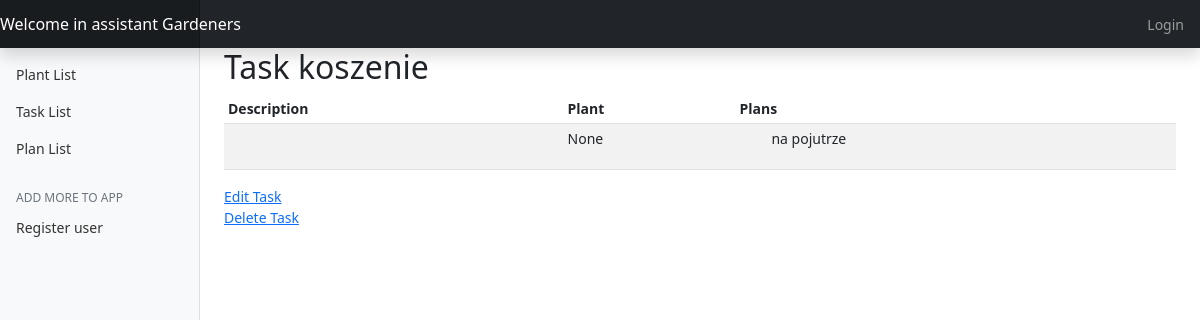
The app's page /task_view/1/, older data.
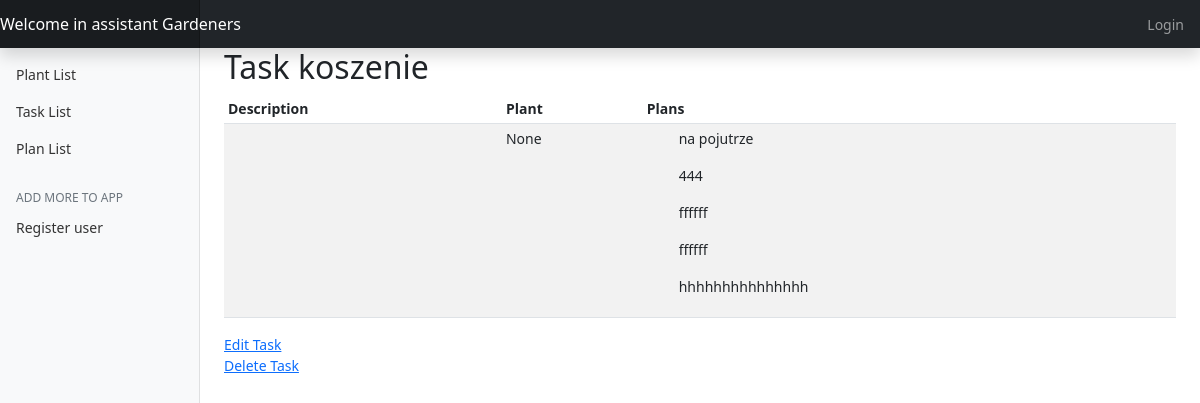
The same page, newer data.
### garden_app/models.py (models this page shows, shortened)
class PlanOfWork(models.Model):
    name = models.CharField(max_length=60)
    description = models.TextField(blank=True, null=True)
    created = models.DateField(auto_now=True)
    date = models.DateField(default=date.today)

### garden_app/views.py (the view)
# urls.py: path('task_view/<int:task_id>/', views.TaskView.as_view(), name='task_view'),
class TaskView(View):
    def get(self, request, task_id):
        task = Task.objects.get(id=task_id)
        return render(request, 'task_info.html', {'task': task})

### templates/task_info.html (shortened to what this page needs)
{% extends "base.html" %}
{% load static %}
{% block table %}
    <main role="main" class="col-md-9 ml-sm-auto col-lg-10 px-4">
    <h2>Task {{ task.name }}</h2>
      <div class="table-responsive">
        <table class="table table-striped table-sm">
          <thead>
            <tr>
              <th>Description</th>
              <th>Plant</th>
              <th>Plans</th>
            </tr>
          </thead>
          <tbody>
            <tr>
              <td>{{ task.description }}</td>
              <td>{{ task.plant }}</td>
              <td>{% for plan in task.plan.all %}
                  <ol>{{ plan.name }}</ol>
                  {% endfor %}
              </td>
            </tr>
          </tbody>
        </table>
      </div>
        <div class="button col-md-3 inline-group float-left flex-column">
            <button class="navbar-toggler active" type="button">
      <span class="badge-light">
          <a href="">Edit Task</a></span>
            </button>
        </div>
        <div class="button col-md-3 inline-group float-left flex-column">
            <button class="navbar-toggler active" type="button">
          <span class="badge-light">
              <a href="/task_view/delete/{{ task.id }}">Delete Task</a></span>
            </button>
        </div>
    </main>
{% endblock %}

Row changes from the older to the newer data that the page shows:
added PlanOfWork: name "444"
added PlanOfWork: name "ffffff"
added PlanOfWork: name "ffffff"
added PlanOfWork: name "hhhhhhhhhhhhhhh"
